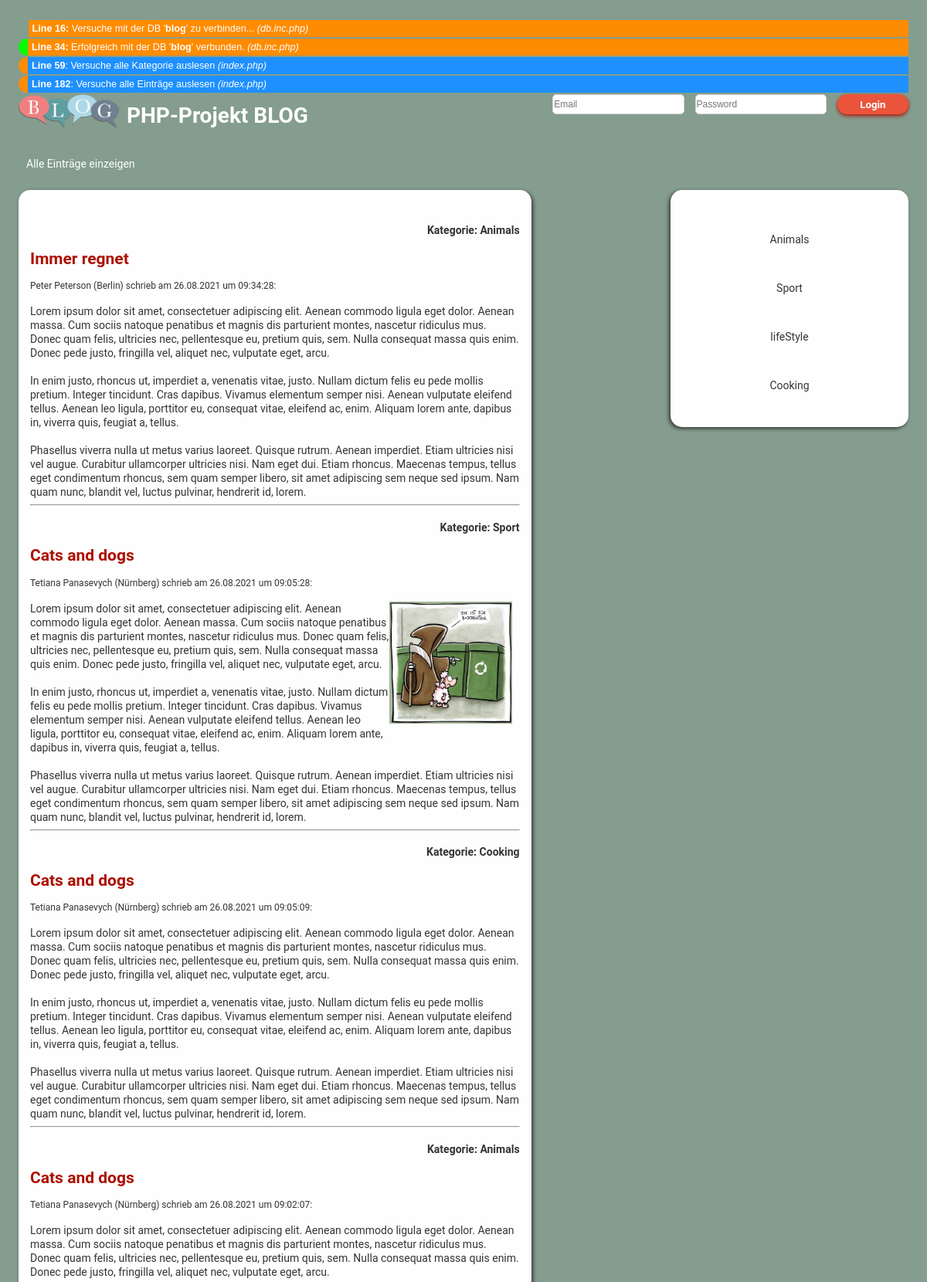
The page / (upper part) on the database its author committed.
### tables this page shows
CREATE TABLE `blogs` (
  `blog_id` int(11) NOT NULL,
  `blog_headline` varchar(256) NOT NULL,
  `blog_imagePath` varchar(256) DEFAULT NULL,
  `blog_imageAlignment` varchar(10) NOT NULL,
  `blog_content` text NOT NULL,
  `blog_date` timestamp NOT NULL DEFAULT current_timestamp(),
  `cat_id` int(11) NOT NULL,
  `usr_id` int(11) NOT NULL
);

CREATE TABLE `users` (
  `usr_id` int(11) NOT NULL,
  `usr_firstname` varchar(256) NOT NULL,
  `usr_lastname` varchar(256) NOT NULL,
  `usr_email` varchar(256) NOT NULL,
  `usr_city` varchar(256) NOT NULL,
  `usr_password` varchar(256) NOT NULL
);

### index.php (the view, shortened to what this page needs)
<?php
                require_once('./include/db.inc.php');
				$flag		= true;
				$flagFilter = false;
				$id			= NULL;
			if( !isset($_SESSION['usr_id']) ) {
				$flag = false;
			}
			$pdo = dbConnect('blog');
			$sql 		= 'SELECT * FROM categories';
if(DEBUG)	echo "<p class='debug hint'><b>Line " . __LINE__ . "</b>: Versuche alle Kategorie auslesen <i>(" . basename(__FILE__) . ")</i></p>\n";
			$statement = $pdo->prepare($sql);
			try {
				$statement->execute();
			} catch(PDOException $error) {
if(DEBUG)		echo "<p class='debug err'><b>Line " . __LINE__ . "</b>: FEHLER: " . $error->GetMessage() . "<i>(" . basename(__FILE__) . ")</i></p>\n";
				$dbError = 'Fehler beim Zugriff auf die Datenbank!';
			}
			$row = $statement->fetchAll(PDO::FETCH_ASSOC);
			$arrayCategory = array();
			foreach( $row AS $array) {
				$arrayCategory[$array['cat_id']] = $array['cat_name'];
			}
			if( !$flagFilter ){
				$sql 		= 'SELECT * FROM blogs LEFT JOIN users USING(usr_id) ORDER BY blog_date DESC';
if(DEBUG)		echo "<p class='debug hint'><b>Line " . __LINE__ . "</b>: Versuche alle Einträge auslesen <i>(" . basename(__FILE__) . ")</i></p>\n";
				$statement = $pdo->prepare($sql);
				try {
					$statement->execute();
				} catch(PDOException $error) {
if(DEBUG)		echo "<p class='debug err'><b>Line " . __LINE__ . "</b>: FEHLER: " . $error->GetMessage() . "<i>(" . basename(__FILE__) . ")</i></p>\n";
				$dbError = 'Fehler beim Zugriff auf die Datenbank!';
				}
				$arrayContent = $statement->fetchAll(PDO::FETCH_ASSOC);}
?>
<!DOCTYPE html>
<html lang="en">
<head>
	<link rel="stylesheet" href="css/styles.css">
	<link rel="stylesheet" href="css/debug.css">
</head>
<body>
	<header>
		<div>
			<img class='main-logo' src="css/images/1.png" alt="logo">
			<h1>PHP-Projekt BLOG</h1>
		</div>
		<?php if( $flag) : ?>
			<div class="dasch_navigation">
				<a href="dashboard.php">Zum Dashboard >></a>
				<a href="?action=logout">Logout</a>
			</div>
		<?php else : ?>
			<form class="main-input__login" action="<?php echo $_SERVER['SCRIPT_NAME'] ?>" method="post">
				<div class="form_wrapper">
					<input class="main-email" type="text" name="email" id="email" placeholder="Email">
					<input class="main-password" type="text" name="password" id="password" placeholder="Password">
					<button class="button" type="submit">Login</button>
				</div>
			</form>
		<?php endif ?>
	</header>
	<a href="index.php">Alle Einträge einzeigen</a>
	<div class="mainContent">
		<div class="mainContent-articles">
		<?php foreach( $arrayContent AS $array ) : ?>
			<h4 class="mainContent-category">Kategorie: <?php echo $arrayCategory[$array['cat_id']] ?></h4>
			<h2 class="mainContent-headline"><?php echo $array['blog_headline'] ?></h2>
			<p class="mainContent-autor"><?php echo $array['usr_firstname']?> <?php echo $array['usr_lastname']?> (<?php echo $array['usr_city']?>) schrieb am <?php echo substr($array['blog_date'], 8, 2)?>.<?php echo substr($array['blog_date'], 5, 2) ?>.<?php echo substr($array['blog_date'], 0, 4)?> um <?php echo substr($array['blog_date'], 11, 8) ?>:</p>
			<?php if($array['blog_imagePath']): ?>
				<img class="<?php if($array['blog_imageAlignment'] == 2) echo "right" ?>" src="<?php echo $array['blog_imagePath'] ?>" alt="bild">
			<?php endif ?>
			<p class="mainContent-articles__content"> <?php echo nl2br($array['blog_content'])?> </p>
		<hr>
		<?php endforeach ?>
		</div>
		<div class="category">
			<?php foreach( $arrayCategory AS $key => $value) : ?>
				<a <?php if( $id == $key) echo 'class="active"'?> href="?action=showCategory&id=<?php echo $key ?>"> <?php echo $value ?></a>
			<?php endforeach ?>
		</div>
	</div>
	<br>
	<br>
	<br>
	<br>
	<br>
	<br>
	<br>
	<br>
	<br>
	<br>
	<br>
	<br>
	<br>
	</body>
</html>

### include/db.inc.php
<?php
				function dbConnect($dbname=DB_NAME) {
if(DEBUG_DB)	echo "<p class='debugDb'><b>Line " . __LINE__ . ":</b> Versuche mit der DB '<b>$dbname</b>' zu verbinden... <i>(" . basename(__FILE__) . ")</i></p>\r\n";
					try {
						$pdo = new PDO(DB_SYSTEM . ":host=" . DB_HOST . "; dbname=$dbname; charset=utf8mb4", DB_USER, DB_PWD);
					} catch(PDOException $error) {
if(DEBUG_DB)		echo "<p class='error'><b>Line " . __LINE__ . ":</b> <i>FEHLER: " . $error->GetMessage() . " </i> <i>(" . basename(__FILE__) . ")</i></p>\r\n";
						exit;
					}
if(DEBUG_DB)	echo "<p class='debugDb ok'><b>Line " . __LINE__ . ":</b> Erfolgreich mit der DB '<b>$dbname</b>' verbunden. <i>(" . basename(__FILE__) . ")</i></p>\r\n";
					return $pdo;
				}
?>

### css/styles.css (style rules this page uses)
body { background-color: #849d8f; font-family: 'Roboto', sans-serif; font-size: 14px; line-height: 18px; font-weight: normal; color: white; margin: 0 auto; padding: 2%; position: relative; }
a { text-decoration: none; color: white; border-radius: 20px; padding: 5px 10px; margin-bottom: 20px; display: inline-block; }
.button { display: block; background-color: #ea543a; border-radius: 40px; color: white; box-shadow: 0px 2px 5px 0px #ac1000; margin: 0; padding: 1px; font-weight: bold; font-family: 'Roboto', sans-serif; border: none; outline: none; cursor: pointer; width: 20%; }
header { display: flex; flex-direction: row; justify-content: space-between; margin-bottom: 20px; }
input { border: 1px solid #d3d3d2; border-radius: 5px; padding: 8px 0 8px 8px; margin-bottom: 10px; background-color: #ffffff; color: #999999; font-size: 12px; line-height: 22px; font-weight: normal; }
.main-input__login { display: flex; flex-direction: column; margin-left: auto; width: 40%; justify-content: space-between; align-items: flex-start; }
.form_wrapper { display: flex; flex-direction: row; justify-content: space-between; width: 100%; margin-bottom: 5px; }
.main-email, .main-password { width: 37%; padding: 1px; margin: 0; }
.mainContent { display: flex; flex-direction: row; justify-content: space-between; align-items: flex-start; }
.mainContent-articles { width: 55%; background-color: #fefefe; border-radius: 15px; color: #343434; padding: 25px 15px; box-shadow: 2px 2px 5px 0px #343434; }
p { margin: 0; padding: 0; }
.main-logo { width: 20%; }
.mainContent-category { text-align: right; }
.mainContent-headline { color: #ac1000; font-weight: bold; }
.mainContent-autor { font-size: 12px; color: #343434; margin-bottom: 15px; }
img { width: 25%; float: left; padding-right: 10px; padding-bottom: 10px; }
.right { float: right; padding-left: 10px; padding-left: 0; }
.category { width: 25%; background-color: #fefefe; border-radius: 15px; display: flex; flex-direction: column; padding: 45px 10px 10px; box-shadow: -2px 2px 5px 0px #343434; }
.category a { align-self: center; margin-bottom: 25px; padding: 10px 15px; color: #343434; }

### css/debug.css (style rules this page uses)
.debug,.debugCleanString,.debugCheckInputString,.debugCheckEmail,.debugImageUpload, .debugDb,.debugDateTime,.debugClass,.debugClassImage,.debugTrait,.debugClassLoader { background-color: dodgerblue; padding: 2px 5px; margin-bottom: 2px; margin-top: 2px; font-family: arial; font-size: 0.9em; color: white; margin-left: 1em; }
.debugDb { background-color: darkorange; }
.err, .ok, .hint { border-radius: 1em 0 0 1em; border-left: 1em solid whitesmoke; margin-left: 0em; }
.ok { border-color: lime; }
.hint { border-color: darkorange; }

### rows shown on the page
blogs: cat "Animals", blog_headline "Immer regnet", usr.usr_firstname "Peter", usr.usr_lastname "Peterson", usr.usr_city "Berlin", blog_date "26", blog_date "08", blog_date "2021", blog_date "09:34:28", blog_content "Lorem ipsum dolor sit amet, consectetuer adipiscing elit. Aenean commodo ligula eget dolor. Aenean massa. Cum sociis natoque penatibus et magnis dis parturient montes, nascetur ridiculus mus. Donec quam felis, ultricies nec, pellentesque eu, pretium quis, sem. Nulla consequat massa quis enim. Donec pede justo, fringilla vel, aliquet nec, vulputate eget, arcu. In enim justo, rhoncus ut, imperdiet a, venenatis vitae, justo. Nullam dictum felis eu pede mollis pretium. Integer tincidunt. Cras dapibus. Vivamus elementum semper nisi. Aenean vulputate eleifend tellus. Aenean leo ligula, porttitor eu, consequat vitae, eleifend ac, enim. Aliquam lorem ante, dapibus in, viverra quis, feugiat a,…"
blogs: cat "Sport", blog_headline "Cats and dogs", usr.usr_firstname "Tetiana", usr.usr_lastname "Panasevych", usr.usr_city "Nürnberg", blog_date "26", blog_date "08", blog_date "2021", blog_date "09:05:28", blog_imagePath (picture), blog_content "Lorem ipsum dolor sit amet, consectetuer adipiscing elit. Aenean commodo ligula eget dolor. Aenean massa. Cum sociis natoque penatibus et magnis dis parturient montes, nascetur ridiculus mus. Donec quam felis, ultricies nec, pellentesque eu, pretium quis, sem. Nulla consequat massa quis enim. Donec pede justo, fringilla vel, aliquet nec, vulputate eget, arcu. In enim justo, rhoncus ut, imperdiet a, venenatis vitae, justo. Nullam dictum felis eu pede mollis pretium. Integer tincidunt. Cras dapibus. Vivamus elementum semper nisi. Aenean vulputate eleifend tellus. Aenean leo ligula, porttitor eu, consequat vitae, eleifend ac, enim. Aliquam lorem ante, dapibus in, viverra quis, feugiat a,…"
blogs: cat "Cooking", blog_headline "Cats and dogs", usr.usr_firstname "Tetiana", usr.usr_lastname "Panasevych", usr.usr_city "Nürnberg", blog_date "26", blog_date "08", blog_date "2021", blog_date "09:05:09", blog_content "Lorem ipsum dolor sit amet, consectetuer adipiscing elit. Aenean commodo ligula eget dolor. Aenean massa. Cum sociis natoque penatibus et magnis dis parturient montes, nascetur ridiculus mus. Donec quam felis, ultricies nec, pellentesque eu, pretium quis, sem. Nulla consequat massa quis enim. Donec pede justo, fringilla vel, aliquet nec, vulputate eget, arcu. In enim justo, rhoncus ut, imperdiet a, venenatis vitae, justo. Nullam dictum felis eu pede mollis pretium. Integer tincidunt. Cras dapibus. Vivamus elementum semper nisi. Aenean vulputate eleifend tellus. Aenean leo ligula, porttitor eu, consequat vitae, eleifend ac, enim. Aliquam lorem ante, dapibus in, viverra quis, feugiat a,…"
blogs: cat "Animals", blog_headline "Cats and dogs", usr.usr_firstname "Tetiana", usr.usr_lastname "Panasevych", usr.usr_city "Nürnberg", blog_date "26", blog_date "08", blog_date "2021", blog_date "09:02:07", blog_content "Lorem ipsum dolor sit amet, consectetuer adipiscing elit. Aenean commodo ligula eget dolor. Aenean massa. Cum sociis natoque penatibus et magnis dis parturient montes, nascetur ridiculus mus. Donec quam felis, ultricies nec, pellentesque eu, pretium quis, sem. Nulla consequat massa quis enim. Donec pede justo, fringilla vel, aliquet nec, vulputate eget, arcu."

### other values the page prints
__LINE__ "16"
$dbname "blog"
basename(__FILE__) "db.inc.php"
__LINE__ "34"
__LINE__ "59"
basename(__FILE__) "index.php"
__LINE__ "182"
$value "Animals"
$value "Sport"
$value "lifeStyle"
$value "Cooking"
